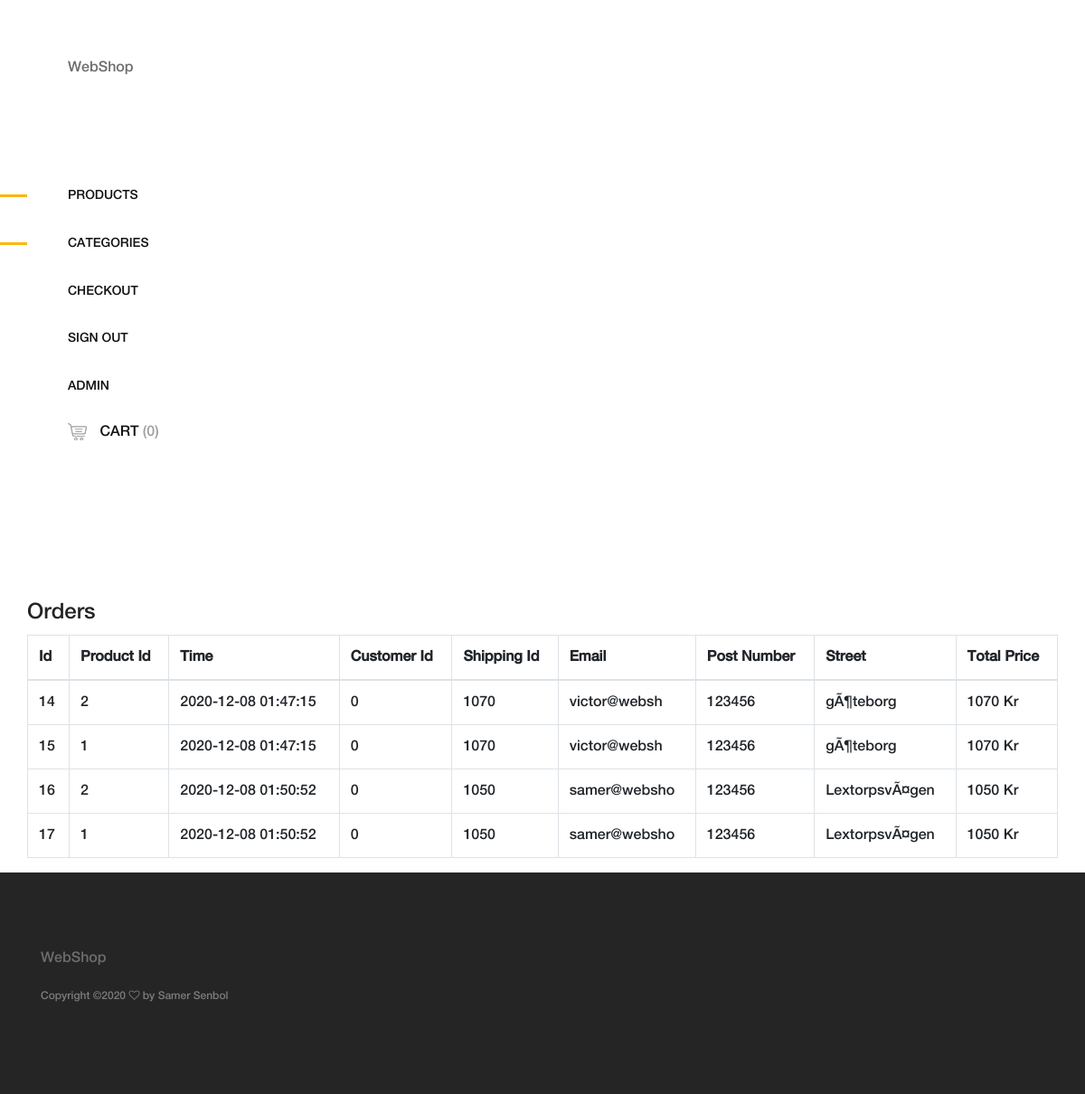
Page /orders.php (signed in) on the earlier database version.
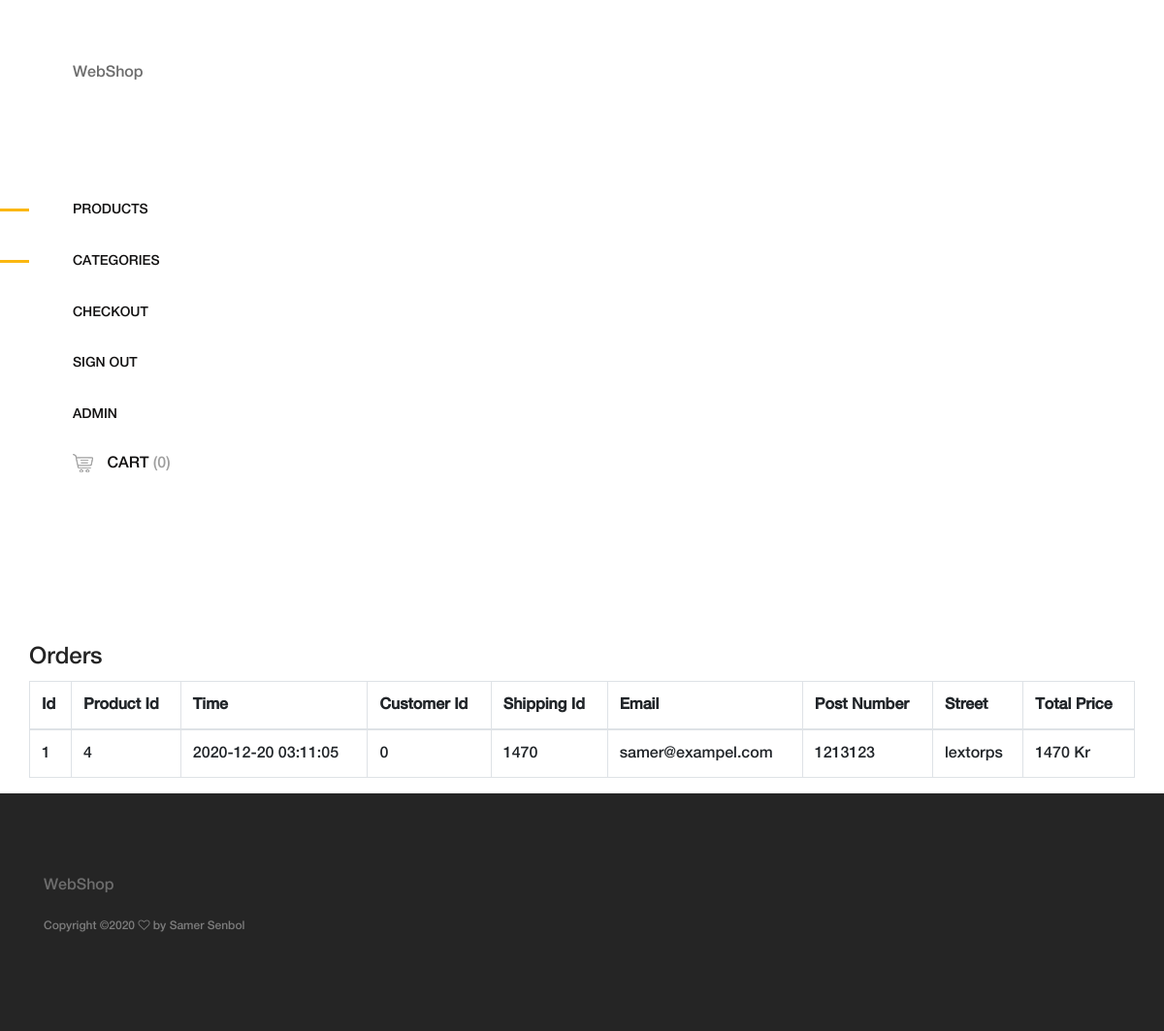
Same page on the later database version.
### tables this page shows
CREATE TABLE `orders` (
  `Id` int(12) NOT NULL,
  `ProductId` int(12) NOT NULL,
  `Time` timestamp NOT NULL DEFAULT current_timestamp() ON UPDATE current_timestamp(),
  `CustomerId` int(12) NOT NULL,
  `ShippingId` int(12) NOT NULL,
  `Email` varchar(34) NOT NULL,
  `PostNumber` int(12) NOT NULL,
  `Street` varchar(34) NOT NULL,
  `TotalPrice` float NOT NULL
);

### includes/functions.php (called while the page is built, shortened)
<?php
function isLogin(){
    if(isset($_SESSION['userRole'])  && $_SESSION['userRole'] !="" ){
        return true;
    }else{
        return false;
    }
}
?>

### orders.php (the view, shortened to what this page needs)
<?php
include "./includes/html-start.php";
    ?>
    <div class="main-content-wrapper d-flex clearfix">
        <?php
        include "./includes/header.php";
        ?>
        <div class="container">
            <div class="row">
                <h4>  Orders </h4>
                <?php
                    $sql = "SELECT * FROM `orders` ORDER BY `Id`";
                    $result = mysqli_query($con,$sql);
                    if($result){
                        if(mysqli_num_rows($result)>0){
                            ?>
                                 <table class="table table-bordered">
                                    <thead>
                                        <tr>
                                            <th>Id</th>
                                            <th>Product Id</th>
                                            <th>Time</th>
                                            <th>Customer Id</th>
                                            <th>Shipping Id</th>
                                            <th>Email</th>
                                            <th>Post Number</th>
                                            <th>Street</th>
                                            <th>Total Price</th>
                                        </tr>
                                    </thead>
                                    <tbody>
                                        <?php
                                            while($row = mysqli_fetch_array($result)){
                                                ?>
                                                    <tr>
                                                        <td><?php echo $row['Id']; ?></td>
                                                        <td><?php echo $row['ProductId']; ?></td>
                                                        <td><?php echo $row['Time']; ?></td>
                                                        <td><?php echo $row['CustomerId']; ?></td>
                                                        <td><?php echo $row['ShippingId']; ?></td>
                                                        <td><?php echo $row['Email']; ?></td>
                                                        <td><?php echo $row['PostNumber']; ?></td>
                                                        <td><?php echo $row['Street']; ?></td>
                                                        <td><?php echo $row['TotalPrice']." Kr"; ?></td>
                                                    </tr>
                                                <?php
                                            }
                                        ?>
                                    </tbody>
                                </table>
                            <?php
                        }
                    }
                ?>
            </div>
        </div>
    </div>
    <?php
    include "./includes/footer.php";
    ?>
    <?php
    include "./includes/html-end.php";

### includes/html-start.php (shortened to what this page needs)
<?php session_start();
if(isset($_SESSION['userRole'])){
    $role = $_SESSION['userRole'];
}
?>
<!DOCTYPE html>
<html lang="en">
<head>
    <link rel="stylesheet" href="css/core-style.css">
    <link rel="stylesheet" href="style.css">
</head>
<body>

### includes/header.php (shortened to what this page needs)
<?php
include("functions.php");
?>
<header class="header-area clearfix">
    <div class="logo">
        <p>WebShop</p>
    </div>
    <nav class="amado-nav">
        <ul>
            <li class="active"><a href="index.php">Products</a></li>
            <li class="active"><a href="categories.php">Categories</a></li>
            <li><a href="checkout.php">Checkout</a></li>
            <?php if(isLogin() === true){
                ?>
                <li><a href="signOut.php">Sign out</a></li>
                <?php
            } ?>
           <?php  if($role == "Admin"){ ?>
            <li><a href="admin.php">Admin</a></li>
           <?php } ?>
        </ul>
    </nav>
    <div class="cart-fav-search mb-100">
        <a href="cart.php" class="cart-nav">
            <img src="img/core-img/cart.png" alt="">
            Cart
            <?php if(isset($_SESSION['cart'])){?>
            <span>
            (<?php echo count($_SESSION['cart']); ?>)
            </span>
            <?php }else{ echo"<span>(0)
            </span>"; ?>
            <?php } ?>
        </a>
    </div>
</header>

### includes/footer.php (shortened to what this page needs)
<footer class="footer_area clearfix">
        <div class="container">
            <div class="row align-items-center">
                <div class="col-12 col-lg-4">
                    <div class="single_widget_area">
                        <div class="footer-logo mr-50">
                            <p>WebShop</p>
                        </div>
                        <p class="copywrite">
Copyright &copy;<i class="fa fa-heart-o" aria-hidden="true"></i> by <a href="https://colorlib.com" target="_blank">Samer Senbol</a>
</p>
                    </div>
                </div>
                <div class="col-12 col-lg-8">
                </div>
            </div>
        </div>
    </footer>

### includes/html-end.php (shortened to what this page needs)
</body>
</html>

### css/core-style.css (style rules this page uses)
* { margin: 0; padding: 0; }
body { font-family: "helveticaneuemedium"; font-size: 16px; }
h1, h2, h3, h4, h5, h6 { color: #242424; line-height: 1.3; font-weight: 400; }
p { color: #6d6d6d; font-size: 16px; line-height: 1.9; font-weight: 400; }
a { -webkit-transition: all 500ms ease 0s; transition: all 500ms ease 0s; text-decoration: none; outline: 0 solid transparent; color: #131212; font-weight: 400; font-size: 12px; }
ul, ol { margin: 0; }
ul li, ol li { list-style: none; }
img { height: auto; max-width: 100%; }
.mb-100 { margin-bottom: 100px !important; }
.mr-50 { margin-right: 50px !important; }
.main-content-wrapper { position: relative; z-index: 1; -webkit-transition-duration: 500ms; transition-duration: 500ms; -ms-flex-wrap: wrap; flex-wrap: wrap; }
.main-content-wrapper .header-area { -webkit-transition-duration: 500ms; transition-duration: 500ms; position: relative; z-index: 1; -webkit-box-flex: 0; -ms-flex: 0 0 320px; flex: 0 0 320px; width: 320px; max-width: 320px; background-color: #fff; padding: 60px 75px; }
.main-content-wrapper .header-area .logo { margin-bottom: 100px; display: block; }
.main-content-wrapper .header-area .amado-nav li a { font-size: 14px; text-transform: uppercase; position: relative; z-index: 1; padding: 20px 0; display: block; line-height: 0.9; color: #131212; font-weight: normal; }
.main-content-wrapper .header-area .amado-nav li a::after { -webkit-transition-duration: 500ms; transition-duration: 500ms; width: 30px; height: 3px; position: absolute; top: 50%; margin-top: -1.5px; left: -150px; background-color: #fbb710; z-index: 10; content: ''; }
.main-content-wrapper .header-area .amado-nav li.active a::after { left: -75px; }
.main-content-wrapper .header-area .cart-fav-search a { display: block; text-transform: uppercase; font-size: 16px; padding: 15px 0; color: #131212; line-height: 1; }
.main-content-wrapper .header-area .cart-fav-search a span { color: #9e9e9e; }
.main-content-wrapper .header-area .cart-fav-search a img { margin-right: 10px; }
.footer_area { position: relative; z-index: 1; background-color: #252525; padding: 80px 0; }
.footer_area .single_widget_area .copywrite { font-size: 12px; color: rgba(255, 255, 255, 0.4); margin-top: 10px; }
.footer_area .single_widget_area .copywrite a { font-size: 12px; color: rgba(255, 255, 255, 0.4); }

Differences in the rows shown:
removed orders: Id "14", ProductId "2", Time "2020-12-08 01:47:15", CustomerId "0", ShippingId "1070", Email "victor@websh", PostNumber "123456", Street "gÃ¶teborg", TotalPrice "1070"
removed orders: Id "15", ProductId "1", Time "2020-12-08 01:47:15", CustomerId "0", ShippingId "1070", Email "victor@websh", PostNumber "123456", Street "gÃ¶teborg", TotalPrice "1070"
removed orders: Id "16", ProductId "2", Time "2020-12-08 01:50:52", CustomerId "0", ShippingId "1050", Email "samer@websho", PostNumber "123456", Street "LextorpsvÃ¤gen", TotalPrice "1050"
removed orders: Id "17", ProductId "1", Time "2020-12-08 01:50:52", CustomerId "0", ShippingId "1050", Email "samer@websho", PostNumber "123456", Street "LextorpsvÃ¤gen", TotalPrice "1050"
added orders: Id "1", ProductId "4", Time "2020-12-20 03:11:05", CustomerId "0", ShippingId "1470", Email "samer@exampel.com", PostNumber "1213123", Street "lextorps", TotalPrice "1470"
